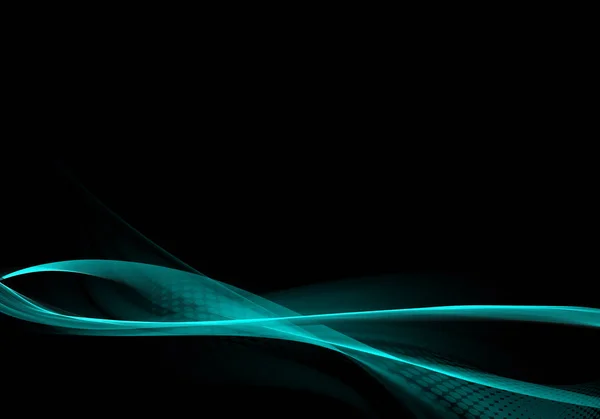
#> input picture Programacion Cine GUI/ff4.jpg, 600 x 419 px; its folder holds only this picture in this run
$ python -i CinePlus.py   (imports and definitions only)
#> lines starting #> are read from the running program, lines starting #| are printed output that depends on the picture
### Programacion Cine GUI/cinebackendproy.py
import json
import os

class Persona:

    lista=[]

    def __init__(self,nombre,correo):
        self.nombre=nombre
        self.correo=correo

    def registrar(self):
        Persona.lista.append(self)
        print(f"La persona {self.nombre} ha sido registrada con el correo {self.correo}")

    # [10 lines left out: functions actualizar_datos, personas_registradas, not called in this run]


class Usuario(Persona):
    def __init__(self, nombre, correo):
        super().__init__(nombre, correo)
        self.historial_reservas = []

    # [17 lines left out: functions reservar, cancelar_reserva, not called in this run]

class Empleado(Persona):
    def __init__(self, nombre, correo, rol):
        super().__init__(nombre, correo)
        self.rol = rol

    def agregar_funcion(self, funcion):
        print(f"Función agregada: {funcion.pelicula.titulo} a las {funcion.hora} en la sala {funcion.sala.identificador}.")

    # [4 lines left out: function modificar_promocion, not called in this run]


class Espacio:
    def __init__(self,capacidad,identificador):
        self.capacidad=capacidad
        self.identificador=identificador

    def descripcion(self):
        print(f"El edificio tiene tamaño {self.capacidad} y tiene id {self.identificador}")

class Sala(Espacio):
    # [10 lines left out: functions __init__, Consultardisponibilidad, not called in this run]


class Pelicula:
    # [4 lines left out: function __init__, not called in this run]

class Funcion:
    # [5 lines left out: function __init__, not called in this run]

class Promocion:
    def __init__(self, descuento, condiciones):
        self.descuento = descuento
        self.condiciones = condiciones

    def mostrar(self):
        print(f"Promoción: {self.descuento}% de descuento. Condiciones: {self.condiciones}")


class FuncionesDatos:
    FUNCIONES_JSON = "funciones.json"

    # [24 lines left out: function guardar_datos, not called in this run]

    @classmethod
    def cargar_datos(cls):
        if not os.path.exists(cls.FUNCIONES_JSON):
            return []

        with open(cls.FUNCIONES_JSON, 'r') as f:
            datos = json.load(f)

        funciones = []
        for func_data in datos['funciones']:
            pelicula = Pelicula(
                func_data['pelicula']['titulo'],
                func_data['pelicula']['genero'],
                func_data['pelicula']['duracion']
            )

            sala = Sala(
                func_data['sala']['capacidad'],
                func_data['sala']['identificador'],
                func_data['sala']['tipo']
            )

            funcion = Funcion(
                pelicula,
                sala,
                func_data['hora'],
                func_data['asientos_disponibles']
            )

            funciones.append(funcion)

        return funciones

class PromocionDatos:
    PROMOCIONES_JSON = "promociones.json"

    # [14 lines left out: function guardar_promociones, not called in this run]

    @classmethod
    def cargar_promociones(cls):
        if not os.path.exists(cls.PROMOCIONES_JSON):
            return []

        with open(cls.PROMOCIONES_JSON, 'r') as f:
            datos = json.load(f)

        return [Promocion(p['descuento'], p['condiciones']) for p in datos['promociones']]

class ReservasDatos:
    RESERVAS_JSON = "reservas.json"

    # [18 lines left out: function guardar_reservas, not called in this run]

    @classmethod
    def cargar_reservas(cls, funciones):
        if not os.path.exists(cls.RESERVAS_JSON):
            return []

        with open(cls.RESERVAS_JSON, "r") as f:
            datos = json.load(f)

        reservas = []
        for r in datos:
            funcion = next(
                (f for f in funciones if f.pelicula.titulo == r["funcion"]["pelicula"]
                 and f.hora == r["funcion"]["hora"]
                 and f.sala.identificador == r["funcion"]["sala"]),
                None
            )
            if funcion:
                usuario = Usuario(r["usuario"]["nombre"], r["usuario"]["correo"])
                reservas.append({
                    "usuario": usuario,
                    "funcion": funcion,
                    "asientos": r["asientos"]
                })
        return reservas

### Programacion Cine GUI/CinePlus.py
import tkinter as tk
from tkinter import messagebox
from tkinter import ttk
from cinebackendproy import Pelicula, Sala, Funcion, Usuario, Empleado, Promocion, FuncionesDatos, PromocionDatos, ReservasDatos
from PIL import ImageTk, Image, ImageFilter
import os


funciones_globales = FuncionesDatos.cargar_datos()
reservas_globales = ReservasDatos.cargar_reservas(funciones_globales)

def menu_reserva():
    ventana_admin = tk.Toplevel()
    ventana_admin.title("Menú de Reserva")
    ventana_admin.geometry("400x600")

    image_path5 = os.path.join(os.path.dirname(__file__), 'ff4.jpg')

    imagen_fondo = Image.open(image_path5)
#> imagen_fondo is the input picture: PIL image 600x419 RGB; mean R, G, B 1.8, 13.9, 13.9
    imagen_fondo = imagen_fondo.resize((600, 600))
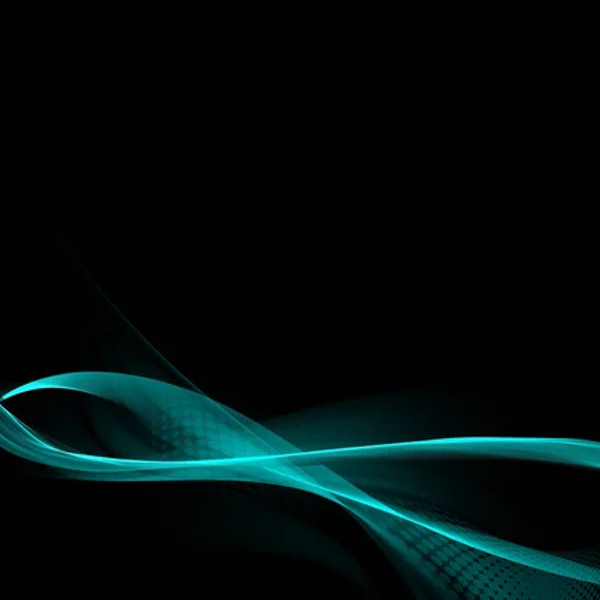
#> imagen_fondo: PIL image 600x600 RGB; mean R, G, B 1.8, 13.9, 13.9
    imagen_desenfocada = imagen_fondo.filter(ImageFilter.GaussianBlur(radius=0))
    imagen_fondo = ImageTk.PhotoImage(imagen_desenfocada)

    ventana_admin.imagen_fondo = imagen_fondo

    fondo_label = tk.Label(ventana_admin, image=imagen_fondo)

    fondo_label.place(x=0, y=30, relwidth=1, relheight=1)


    tk.Label(ventana_admin, text="Seleccione una opción", font=("Arial", 20, "bold"), fg="#73C6CB", bg="#020302", padx=250, pady=20).pack(pady=0)

    btn_funciones = tk.Button(ventana_admin, text="Reservar Película", command=reservar_boletos, font=("Arial", 14, "bold"), width=20, height=2, bg="#73C6CB", fg="#020302")
    btn_funciones.pack(pady=50)

    btn_promociones = tk.Button(ventana_admin, text="Mis Reservas", command=mis_reservas,font=("Arial", 14, "bold"), width=20, height=2, bg="#73C6CB", fg="#020302")
    btn_promociones.pack(pady=15)

from PIL import Image, ImageTk

# [264 lines left out: functions reservar_boletos, confirmar_reserva, mis_reservas, menu_administracion, administrar_funciones, not called in this run]

promociones_globales=PromocionDatos.cargar_promociones()

# [69 lines left out: functions administrar_promociones, ver_promociones, not called in this run]


# [3 lines not run here, left out]

image_path = os.path.join(os.path.dirname(__file__), 'portada.jpg')

#ventana_admin.configure(bg="#020302")
# [1 line not run here, left out]
# [1 line that did not run here, left out]
# [1 line that did not run here, left out]
# [1 line that did not run here, left out]

# [1 line that did not run here, left out]

# [1 line that did not run here, left out]
#fondo_label.pack(side="top", fill="x")
# [1 line not run here, left out]


# [1 line that did not run here, left out]
# [1 line not run here, left out]


# [1 line that did not run here, left out]
# [1 line not run here, left out]

# [1 line that did not run here, left out]
# [1 line not run here, left out]

# [1 line that did not run here, left out]
# [4 lines not run here, left out]

>>> result = menu_reserva()
